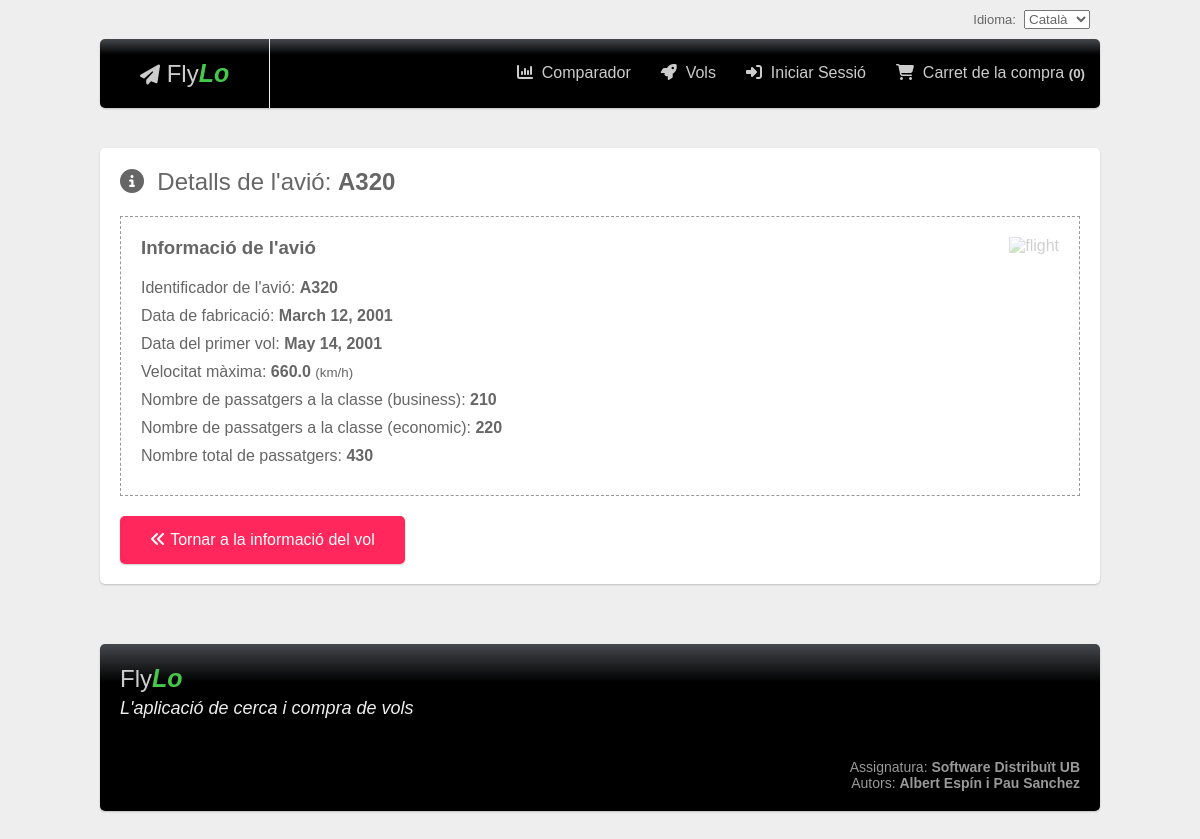
Page /flylo/ca/aircraft/A320/info/ on the committed database.
### flylo/models.py (models this page shows, shortened)
class Aircraft(models.Model):
    name = models.CharField(max_length=4)
    construction_date = models.DateField('Construction date')
    first_flight_date = models.DateField('Date of first flight')
    maximum_speed = models.FloatField('Maximum speed (km/h)')
    @staticmethod
    def get_total_aircraft_passengers(aircraft_categories):
        return sum(category.number_of_passengers for category in aircraft_categories)

class Category(models.Model):
    name = models.CharField('Category name', max_length=12)
    number_of_passengers = models.IntegerField('Number of passengers')
    aircraft = models.ForeignKey(Aircraft, on_delete=models.CASCADE)

### flylo/views.py (the view)
# urls.py: url(r'^(?P<language>[a-z]{2})/aircraft/(?P<name>.*)/info/$', views.aircraft_info, name='aircraft-info'),
@require_http_methods("GET")
def aircraft_info(request, language='', name=''):
    page_info = Settings.get_page_info(request, language)
    if language == '':
        cookie_language = request.COOKIES.get('language') if request.COOKIES.get('language') else Settings.DEFAULT_SITE_LANGUAGE
        return redirect(Settings.redirect_to(page_info, cookie_language))
    try:
        aircraft = Aircraft.objects.get(name=name)
    except Aircraft.DoesNotExist:
        raise Http404("Page not found")
    aircraft_categories = aircraft.category_set.all()
    context = {
        'aircraft': aircraft,
        'aircraft_categories': aircraft_categories,
        'total_passengers': Aircraft.get_total_aircraft_passengers(aircraft_categories)
    }
    context.update(page_info)
    response = render(request, 'flylo/aircraft-info.html', context)
    Settings.set_cookie_language(response, language)
    return response

### flylo/templatetags/flylo_util.py (called while the page is built)
@register.simple_tag
def get_length(array):
    return len(list(array))

### flylo/templates/flylo/aircraft-info.html
{% extends "base.html" %}
{% load static %}
{% block content %}
<div class="container margin-top-40 padding-20 radius-5 shadow">
    <h2 class="margin-bottom-30"><i class="fa fa-info-circle"></i> &nbsp;{{ LANG_AICRAFT_DETAILS }}: <strong>{{ aircraft.name }}</strong></h2>
    <div class="aircraft-details padding-20 margin-top-20 overflow-hidden">
        <div class="pull-left">
            <h3 class=" margin-bottom-20">{{ LANG_AIRCRAFT_INFO }}</h3>
            <p class="margin-bottom-10">{{ LANG_AIRCRAFT_ID }}: <strong>{{ aircraft.name }}</strong></p>
            <p class="margin-bottom-10">{{ LANG_CONSTRUCTION_DATE }}: <strong>{{ aircraft.construction_date }}</strong></p>
            <p class="margin-bottom-10">{{ LANG_FIRST_FLIGHT_DATE }}: <strong>{{ aircraft.first_flight_date }}</strong></p>
            <p class="margin-bottom-10">{{ LANG_MAXIMUM_SPEED }}: <strong>{{ aircraft.maximum_speed }}</strong> <small>(km/h)</small></p>
            {% for category in aircraft.category_set.all %}
                <p class="margin-bottom-10">{{ LANG_NUMBER_OF_PASSENGERS_FROM_CLASS }} ({{ category.name }}): <strong>{{ category.number_of_passengers }}</strong></p>
            {% endfor %}
            <p class="margin-bottom-10">{{ LANG_NUMBER_OF_PASSENGERS_TOTAL }}: <strong>{{ total_passengers }}</strong></p>
        </div>
        <div class="page-image pull-right">
            <img class="img-resposive" src="{% static 'flylo/images/favicon.png' %}" alt="flight" width="200" />
        </div>
    </div>
    <div class="margin-top-30">
        <a href="javascript:" onclick="window.history.back()" class="button brown large-button shadow radius-5 pull-left"><i class="fa fa-angle-double-left"></i> {{ LANG_RETURN_TO_FLIGHT_INFO }}</a>
    </div>
</div>
{% endblock %}

### flylo/static/flylo/css/style.css (style rules this page uses)
.shadow { -webkit-box-shadow: 0 1px 2px rgba(0,0,0,.2); -moz-box-shadow: 0 1px 2px rgba(0,0,0,.2); box-shadow: 0 1px 2px rgba(0,0,0,.2); }
.radius-5 { -webkit-border-radius: 5px; -moz-border-radius: 5px; border-radius: 5px; }
p, ul, li, ol, h1, h2, h3, h4, h5 { margin: 0; padding: 0; }
a:active, a:focus, a:hover, a:link, a:visited { text-decoration: none !important; }
a { color: #333; }
.pull-right { width: auto; float: right; }
.pull-left { width: auto; float: left; }
.margin-top-20 { margin-top: 20px; }
.margin-top-30 { margin-top: 20px; }
.margin-top-40 { margin-top: 40px; }
.margin-bottom-10 { margin-bottom: 10px; }
.margin-bottom-20 { margin-bottom: 20px; }
.margin-bottom-30 { margin-bottom: 20px; }
.padding-20 { padding: 20px; }
.overflow-hidden { overflow: hidden; }
html, body { margin: 0; padding: 0; background-color: #EEE; font-family: Tahoma, sans-serif; color: #666; }
.container > h2 { font-weight: 500; }
.container { background-color: #FFF; overflow: hidden; }
.button { background-color: rgb(70, 200, 75); color: #FFF; }
.button.brown { background-color: rgb(255, 39, 91); }
.large-button { padding: 15px 30px; }
.page-image img { opacity: .3; }
#flight-info .flight-details, #aircraft-info .aircraft-details, #airline-info .airline-details { border: 1px #999 dashed; }

### rows in the picture
Aircraft: name "A320", construction_date "March 12, 2001", first_flight_date "May 14, 2001", maximum_speed "660.0"
Category: LANG_NUMBER_OF_PASSENGERS_FROM_CLASS "Nombre de passatgers a la classe", name "business", number_of_passengers "210"
Category: LANG_NUMBER_OF_PASSENGERS_FROM_CLASS "Nombre de passatgers a la classe", name "economic", number_of_passengers "220"

### other values in the picture
{{ LANG_LANGUAGE }} "Idioma"
{{ LANG_SHOPPING_CART }} "Carret de la compra"
{{ LANG_LOGIN }} "Iniciar Sessió"
{{ LANG_FLIGHTS }} "Vols"
{{ LANG_COMPARATOR }} "Comparador"
{{ LANG_AICRAFT_DETAILS }} "Detalls de l'avió"
{{ LANG_AIRCRAFT_INFO }} "Informació de l'avió"
{{ LANG_AIRCRAFT_ID }} "Identificador de l'avió"
{{ LANG_CONSTRUCTION_DATE }} "Data de fabricació"
{{ LANG_FIRST_FLIGHT_DATE }} "Data del primer vol"
{{ LANG_MAXIMUM_SPEED }} "Velocitat màxima"
{{ LANG_NUMBER_OF_PASSENGERS_TOTAL }} "Nombre total de passatgers"
{{ total_passengers }} "430"
{{ LANG_RETURN_TO_FLIGHT_INFO }} "Tornar a la informació del vol"
{{ LANG_SLOGAN }} "L'aplicació de cerca i compra de vols"
